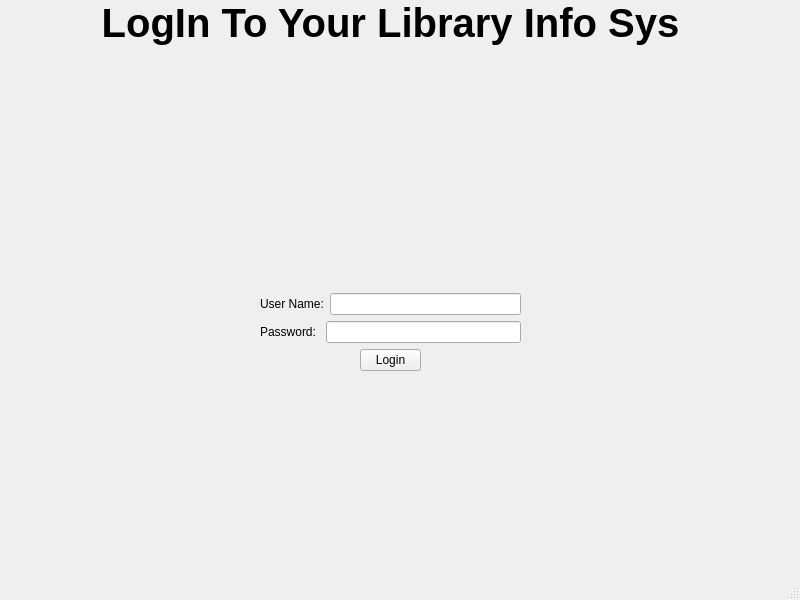
<?xml version="1.0" encoding="UTF-8"?>
<ui version="4.0">
 <class>loginWindow</class>
 <widget class="QMainWindow" name="loginWindow">
  <property name="geometry">
   <rect>
    <x>0</x>
    <y>0</y>
    <width>800</width>
    <height>600</height>
   </rect>
  </property>
  <property name="windowTitle">
   <string>MainWindow</string>
  </property>
  <widget class="QWidget" name="centralwidget">
   <widget class="QWidget" name="verticalLayoutWidget">
    <property name="geometry">
     <rect>
      <x>100</x>
      <y>0</y>
      <width>581</width>
      <height>371</height>
     </rect>
    </property>
    <layout class="QVBoxLayout" name="verticalLayout">
     <item>
      <widget class="QLabel" name="label">
       <property name="font">
        <font>
         <pointsize>30</pointsize>
         <bold>true</bold>
        </font>
       </property>
       <property name="text">
        <string>LogIn To Your Library Info Sys</string>
       </property>
       <property name="alignment">
        <set>Qt::AlignHCenter|Qt::AlignTop</set>
       </property>
      </widget>
     </item>
     <item>
      <layout class="QHBoxLayout" name="horizontalLayout">
       <property name="leftMargin">
        <number>160</number>
       </property>
       <property name="rightMargin">
        <number>160</number>
       </property>
       <item>
        <widget class="QLabel" name="label_2">
         <property name="text">
          <string>User Name:</string>
         </property>
        </widget>
       </item>
       <item>
        <widget class="QLineEdit" name="lineEdit_userName"/>
       </item>
      </layout>
     </item>
     <item>
      <layout class="QHBoxLayout" name="horizontalLayout_2">
       <property name="leftMargin">
        <number>160</number>
       </property>
       <property name="rightMargin">
        <number>160</number>
       </property>
       <item>
        <widget class="QLabel" name="label_3">
         <property name="text">
          <string>Password: </string>
         </property>
        </widget>
       </item>
       <item>
        <widget class="QLineEdit" name="lineEdit_password"/>
       </item>
      </layout>
     </item>
     <item>
      <layout class="QHBoxLayout" name="horizontalLayout_3">
       <property name="leftMargin">
        <number>260</number>
       </property>
       <property name="rightMargin">
        <number>260</number>
       </property>
       <item>
        <widget class="QPushButton" name="pushButton_login">
         <property name="text">
          <string>Login</string>
         </property>
        </widget>
       </item>
      </layout>
     </item>
    </layout>
   </widget>
  </widget>
  <widget class="QMenuBar" name="menubar">
   <property name="geometry">
    <rect>
     <x>0</x>
     <y>0</y>
     <width>800</width>
     <height>21</height>
    </rect>
   </property>
  </widget>
  <widget class="QStatusBar" name="statusbar"/>
 </widget>
 <resources/>
 <connections/>
</ui>
